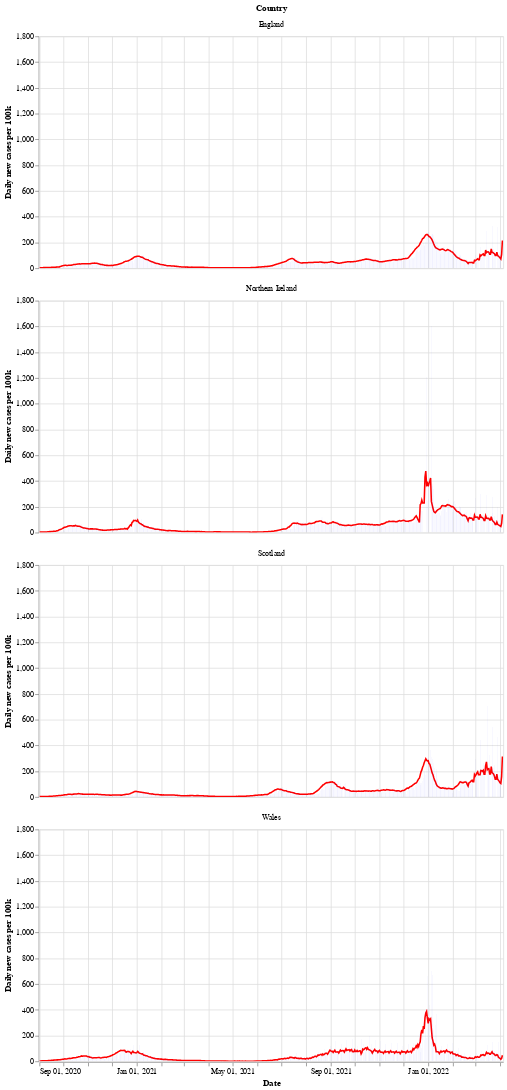

Notebook code for this chart:
### Markdown cell above
Next is a bar chart of the number of new cases in each country (per 100k population), with the 7 day moving average of cases. Again we see that Wales saw a longer period of raising and falling cases compared to the other countries.

After a period of cases falling, each nation is now seeing a rise in the number of cases - especially in Wales.

### Code cell
# collapse
bars = alt.Chart(uk_cases).mark_bar().encode(
    x=alt.X("yearmonthdate(date):T", axis=alt.Axis(title='Date')),
    y=alt.Y("newCasesRate:Q", axis=alt.Axis(title='Daily new cases per 100k')),
    tooltip='newCasesRate',
    color=alt.condition(
        alt.datum.dailyChange > 0,
        alt.value("orange"),  # The positive color
        alt.value("blue")  # The negative color
    )
).properties(title='New cases per 100k population with rolling 7 day average', width=600).interactive()
line = alt.Chart(uk_cases).mark_line(
    color='red',
    size=2,
).transform_window(
    rolling_mean='mean(newCasesRate)',
    frame=[0, 7],
    groupby=['areaName']
).encode(
    x='yearmonthdate(date):T',
    y='rolling_mean:Q'
)
alt.layer(line, bars, data=uk_cases).facet(alt.Row('areaName', title='Country'), columns=1)

### Figure 1 — Vega-Lite specification as saved in the notebook (floating-point values rounded to 4 significant figures; data arrays with more than 128 entries replaced by an {"elided": "..."} marker saying what was removed)
{"config": {"view": {"continuousWidth": 400, "continuousHeight": 300}}, "data": {"name": "data-b96d2280d7d042f54ad5e44095340821"}, "facet": {"type": "nominal", "field": "areaName", "title": "Country"}, "spec": {"layer": [{"mark": {"type": "line", "color": "red", "size": 2}, "encoding": {"x": {"type": "temporal", "field": "date", "timeUnit": "yearmonthdate"}, "y": {"type": "quantitative", "field": "rolling_mean"}}, "transform": [{"window": [{"op": "mean", "field": "newCasesRate", "as": "rolling_mean"}], "frame": [0, 7], "groupby": ["areaName"]}]}, {"mark": "bar", "encoding": {"color": {"condition": {"value": "orange", "test": "(datum.dailyChange > 0)"}, "value": "blue"}, "tooltip": {"type": "quantitative", "field": "newCasesRate"}, "x": {"type": "temporal", "axis": {"title": "Date"}, "field": "date", "timeUnit": "yearmonthdate"}, "y": {"type": "quantitative", "axis": {"title": "Daily new cases per 100k"}, "field": "newCasesRate"}}, "selection": {"selector002": {"type": "interval", "bind": "scales", "encodings": ["x", "y"]}}, "title": "New cases per 100k population with rolling 7 day average", "width": 600}]}, "columns": 1, "$schema": "https://vega.github.io/schema/vega-lite/v4.8.1.json", "datasets": {"data-b96d2280d7d042f54ad5e44095340821": {"elided": "2324 records"}}}
